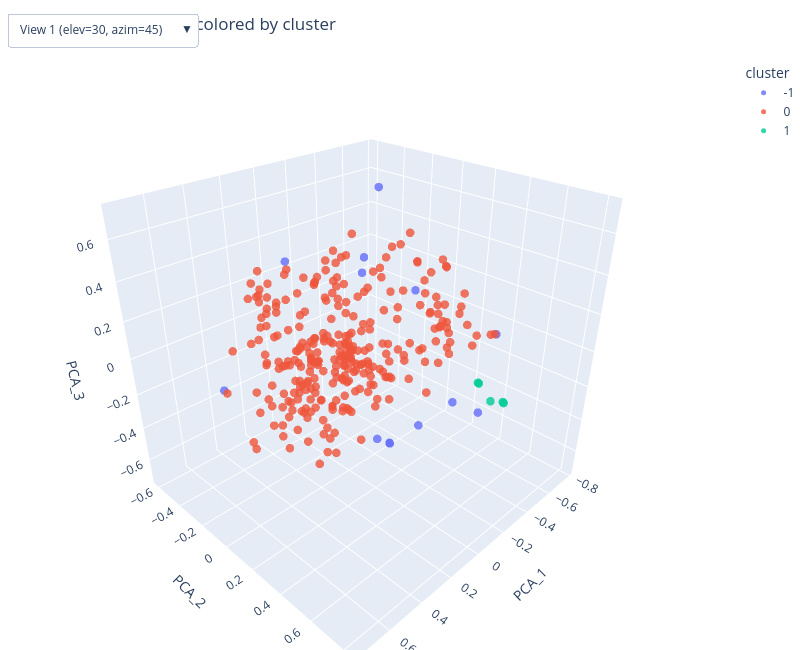
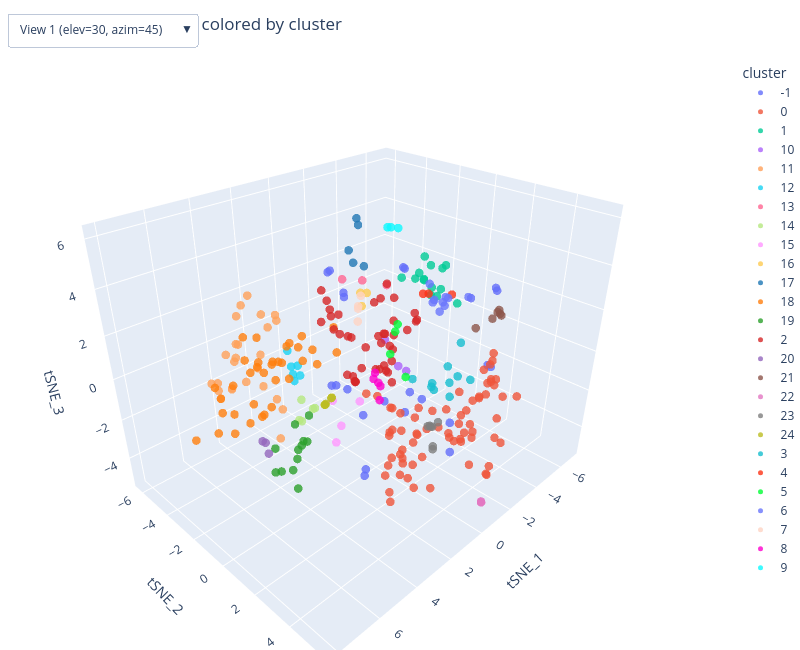
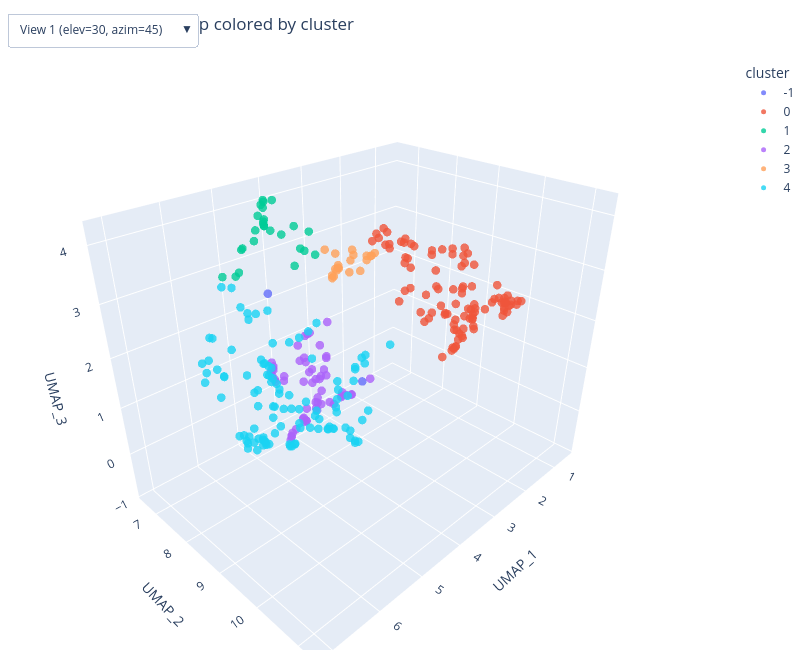
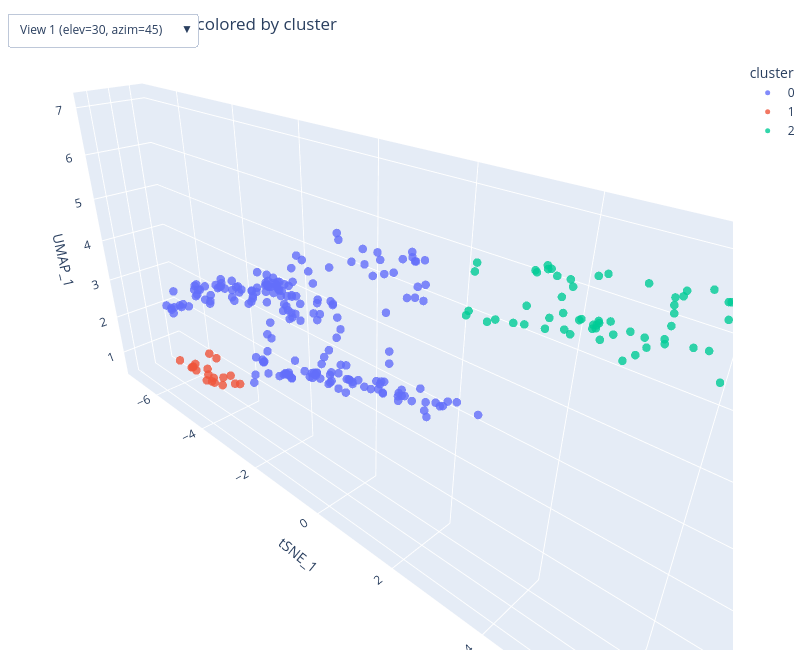

Notebook source saved alongside these figures, in order:
### Markdown cell above
## DBSCAN

### Code cell
dbscan_params = {
    "pca":  {"eps": 0.2, "min_samples": 5},
    "tsne": {"eps": 1.2, "min_samples": 3},
    "umap": {"eps": 0.8, "min_samples": 10},
    "mix":  {"eps": 0.8, "min_samples": 3},
}

for name, X in datasets.items():
    p = dbscan_params[name]
    
    db = DBSCAN(eps=p["eps"], min_samples=p["min_samples"])
    labels = db.fit_predict(X)

    scores = show_scores(f"DBSCAN on {name}", X, labels, y)
    append_result(rows, name, "dbscan", labels, scores["internal"], scores["external"], params=p)

    fig = plot_3d(X3d=X, y=labels, algorithm=f'DBSCAN on {name}', target_name="cluster")
    show(fig)

### Figure 1 — Plotly figure (JSON) as saved in the notebook; plotly's stock layout.template omitted (floating-point values rounded to 4 significant figures; data arrays with more than 128 entries replaced by an {"elided": "..."} marker saying what was removed)
{"data": [{"hovertemplate": "<b>cluster</b>: -1<br>PCA_1: %{x:.3f}<br>PCA_2: %{y:.3f}<br>PCA_3: %{z:.3f}<extra></extra>", "marker": {"color": "#636EFA", "line": {"width": 0}, "opacity": 0.8, "size": 5}, "mode": "markers", "name": "-1", "type": "scatter3d", "x": [-0.3079, 0.08627, 0.175, 0.04575, 0.04633, 0.7505, -0.7746, -0.285, -0.1248, 0.1334, -0.2847, -0.15, -0.203], "y": [-0.09565, 0.1887, 0.6143, 0.4586, 0.8192, 0.05989, 0.3322, 0.0318, -0.607, 0.2481, 0.02997, 0.5416, 0.01318], "z": [0.7137, 0.4847, -0.0558, 0.4767, 0.04671, 0.1282, -0.08842, -0.7079, 0.241, 0.5864, -0.7044, -0.127, -0.6433]}, {"hovertemplate": "<b>cluster</b>: 0<br>PCA_1: %{x:.3f}<br>PCA_2: %{y:.3f}<br>PCA_3: %{z:.3f}<extra></extra>", "marker": {"color": "#EF553B", "line": {"width": 0}, "opacity": 0.8, "size": 5}, "mode": "markers", "name": "0", "type": "scatter3d", "x": {"elided": "290 float values"}, "y": {"elided": "290 float values"}, "z": {"elided": "290 float values"}}, {"hovertemplate": "<b>cluster</b>: 1<br>PCA_1: %{x:.3f}<br>PCA_2: %{y:.3f}<br>PCA_3: %{z:.3f}<extra></extra>", "marker": {"color": "#00CC96", "line": {"width": 0}, "opacity": 0.8, "size": 5}, "mode": "markers", "name": "1", "type": "scatter3d", "x": [-0.4492, -0.4487, -0.4486, -0.4487, -0.4286], "y": [0.6273, 0.4737, 0.6224, 0.4677, 0.5649], "z": [-0.233, -0.1882, -0.2286, -0.1865, -0.242]}], "layout": {"height": 650, "legend": {"itemsizing": "trace", "title": {"text": "cluster"}}, "margin": {"b": 0, "l": 0, "r": 0, "t": 60}, "scene": {"aspectmode": "data", "camera": {"eye": {"x": 1.347, "y": 1.347, "z": 1.1}}, "xaxis": {"title": {"text": "PCA_1"}}, "yaxis": {"title": {"text": "PCA_2"}}, "zaxis": {"title": {"text": "PCA_3"}}}, "title": {"text": "3D DBSCAN on pca colored by cluster"}, "uirevision": "keep_view", "updatemenus": [{"buttons": [{"args": [{"scene.camera": {"eye": {"x": 1.347, "y": 1.347, "z": 1.1}}}], "label": "View 1 (elev=30, azim=45)", "method": "relayout"}, {"args": [{"scene.camera": {"eye": {"x": -0.55, "y": 0.9526, "z": 1.905}}}], "label": "View 2 (elev=60, azim=120)", "method": "relayout"}, {"args": [{"scene.camera": {"eye": {"x": -2.2, "y": 2.694e-16, "z": 0}}}], "label": "View 3 (elev=0, azim=180)", "method": "relayout"}], "showactive": true, "type": "dropdown", "x": 0.01, "xanchor": "left", "y": 1.08, "yanchor": "top"}], "width": 800}}

### Figure 2 — Plotly figure (JSON) as saved in the notebook; plotly's stock layout.template omitted (floating-point values rounded to 4 significant figures)
{"data": [{"hovertemplate": "<b>cluster</b>: -1<br>tSNE_1: %{x:.3f}<br>tSNE_2: %{y:.3f}<br>tSNE_3: %{z:.3f}<extra></extra>", "marker": {"color": "#636EFA", "line": {"width": 0}, "opacity": 0.8, "size": 5}, "mode": "markers", "name": "-1", "type": "scatter3d", "x": [-2.115, 2.106, -1.925, 1.334, -2.494, -2.587, 1.05, 3.107, 5.137, 4.684, 4.831, 5.26, 0.9626, 1.03, 3.141, 3.142, -3.076, -2.873, -6.549, -5.914, -5.786, -2.893, -0.3636], "y": [4.207, 5.631, 4.176, 4.964, -0.2803, 0.3773, 1.422, 2.262, 3.021, 3.97, 4.058, 2.94, -1.903, -1.699, 1.326, 1.35, -1.049, -1.254, -0.1822, 1.638, 1.653, -1.195, -2.233], "z": [0.7071, -0.4399, 0.8564, 0.112, -2.714, -2.842, -0.75, -0.008088, 2.564, -0.6982, -0.8483, 2.575, 3.854, 4.004, 4.727, 4.573, -4.501, 3.111, 0.7603, 1.95, 2.126, 3.063, -2.476]}, {"hovertemplate": "<b>cluster</b>: 0<br>tSNE_1: %{x:.3f}<br>tSNE_2: %{y:.3f}<br>tSNE_3: %{z:.3f}<extra></extra>", "marker": {"color": "#EF553B", "line": {"width": 0}, "opacity": 0.8, "size": 5}, "mode": "markers", "name": "0", "type": "scatter3d", "x": [-2.249, -4.45, -2.14, -1.707, 0.09939, -1.013, -4.435, -0.2305, -4.974, -6.336, 0.2486, 0.7417, 0.07589, 0.0303, -0.7576, -0.5817, 0.8038, -4.5, 1.967, 0.07882, 0.9449, 1.568, 1.101, 0.9057, 2.123, 1.748, 1.364, -0.07721, 1.995, -0.2676, 1.014, 0.7459, 1.512, 1.485, 1.893, 3.039, -0.1129, 2.365, 2.472, 2.612, 1.581, -2.109, -6.181, -5.399, -1.104, -1.957, -3.112, -4.959, -0.7837, -5.631, -6.203, -1.983, -1.113, 2.347, -3.092, -4.512, -6.212, 0.3043, -5.302, -5.161, -1.803, -3.87, 0.3899, -5.036, -4.038, -6.221, -4.531, -1.42], "y": [2.931, 1.097, 2.357, 2.472, 0.8739, 2.275, 3.292, 4.534, 2.951, 3.053, 1.797, 2.089, 4.635, 0.793, 1.725, 5.606, 4.044, 3.601, 3.816, 0.8733, 3.596, 2.836, 1.94, 3.911, 2.532, 3.41, 3.441, 0.8331, 3.816, -0.2318, 3.131, 4.784, 2.124, 3.424, 3.045, 4.202, -0.7609, 3.069, 3.173, 3.748, 2.296, 3.638, 1.182, 2.41, 5.205, 2.559, 2.522, 2.235, 2.035, 2.724, 1.495, 3.703, 5.166, 4.29, 2.268, 2.186, 1.59, 5.267, 2.205, 2.129, 3.123, 2.62, 1.946, 2.388, 2.174, 1.605, 2.905, 3.95], "z": [-3.589, -2.973, -3.516, -1.972, -3.078, -1.809, -4.477, -1.367, -3.827, -3.194, -3.896, -3.249, -1.586, -3.328, -1.801, -2.623, -0.8262, -4.634, -2.127, -1.791, -1.065, -3.43, -3.315, -3.877, -3.316, -3.157, -1.154, -1.913, -1.044, -1.883, -4.261, -1.124, -3.382, -0.3454, -0.1302, -0.6115, -1.926, -4.219, -0.5428, -0.2118, -4.668, -2.752, -2.463, -2.114, -3.597, -3.543, -2.685, -2.821, -4.262, -3.028, -2.038, -2.966, -3.581, -0.2536, -3.063, -2.754, -1.8, -2.244, -2.157, -2.342, -2.448, -2.333, -4.009, -2.093, -2.76, -1.387, -1.819, -1.858]}, {"hovertemplate": "<b>cluster</b>: 1<br>tSNE_1: %{x:.3f}<br>tSNE_2: %{y:.3f}<br>tSNE_3: %{z:.3f}<extra></extra>", "marker": {"color": "#00CC96", "line": {"width": 0}, "opacity": 0.8, "size": 5}, "mode": "markers", "name": "1", "type": "scatter3d", "x": [-1.72, -2.313, -1.961, -1.612, -2.252, -1.165, -1.77, -1.031, -0.829, -1.429, -1.331, -1.112, -0.2752, -0.505], "y": [2.63, 1.502, 1.61, 0.9706, 0.452, 2.219, 1.177, 1.874, 2.314, 1.14, 0.7705, 1.142, 2.457, 0.7727], "z": [3.098, 4.192, 4.202, 4.614, 3.281, 3.756, 4.261, 3.764, 3.6, 3.715, 3.694, 4.122, 3.883, 3.995]}, {"hovertemplate": "<b>cluster</b>: 10<br>tSNE_1: %{x:.3f}<br>tSNE_2: %{y:.3f}<br>tSNE_3: %{z:.3f}<extra></extra>", "marker": {"color": "#AB63FA", "line": {"width": 0}, "opacity": 0.8, "size": 5}, "mode": "markers", "name": "10", "type": "scatter3d", "x": [1.317, 1.261, 1.381], "y": [2.352, 1.585, 2.811], "z": [1.414, 2.236, 1.42]}, {"hovertemplate": "<b>cluster</b>: 11<br>tSNE_1: %{x:.3f}<br>tSNE_2: %{y:.3f}<br>tSNE_3: %{z:.3f}<extra></extra>", "marker": {"color": "#FFA15A", "line": {"width": 0}, "opacity": 0.8, "size": 5}, "mode": "markers", "name": "11", "type": "scatter3d", "x": [6.258, 4.937, 7.049, 6.542, 7.195, 8.014, 5.578, 6.881, 6.926, 5.909, 5.347, 6.406, 8.015, 7.842, 7.425, 6.144, 6.921, 5.678, 6.805, 6.684, 7.13, 6.469, 7.067, 7.146, 6.303], "y": [0.005185, -0.3094, 2.332, -0.01445, -0.8361, 0.4126, -0.2631, 2.329, -0.4661, 0.5164, 0.2868, -0.543, 1.224, -0.2564, -0.5438, -0.7092, 2.104, -0.5628, -0.3279, -0.1841, 0.369, 0.7641, 1.624, -0.2792, -0.9739], "z": [5.216, 3.918, 1.028, 4.95, 1.194, 2.468, 4.184, 2.108, 1.67, 4.094, 4.062, 4.313, 2.896, 2.374, 2.073, 1.489, 2.423, 1.932, 2.777, 3.462, 3.873, 3.359, 2.768, 3.205, 2.456]}, {"hovertemplate": "<b>cluster</b>: 12<br>tSNE_1: %{x:.3f}<br>tSNE_2: %{y:.3f}<br>tSNE_3: %{z:.3f}<extra></extra>", "marker": {"color": "#19D3F3", "line": {"width": 0}, "opacity": 0.8, "size": 5}, "mode": "markers", "name": "12", "type": "scatter3d", "x": [1.32, 1.469, 1.42, 1.681, 1.382, 1.142], "y": [-4.358, -3.357, -3.84, -3.595, -4.071, -3.906], "z": [-0.6206, -1.426, -1.953, -1.381, -1.303, -1.287]}, {"hovertemplate": "<b>cluster</b>: 13<br>tSNE_1: %{x:.3f}<br>tSNE_2: %{y:.3f}<br>tSNE_3: %{z:.3f}<extra></extra>", "marker": {"color": "#FF6692", "line": {"width": 0}, "opacity": 0.8, "size": 5}, "mode": "markers", "name": "13", "type": "scatter3d", "x": [-1.66, -0.774, -0.2714], "y": [-1.087, -1.671, -2.375], "z": [2.711, 3.022, 3.007]}, {"hovertemplate": "<b>cluster</b>: 14<br>tSNE_1: %{x:.3f}<br>tSNE_2: %{y:.3f}<br>tSNE_3: %{z:.3f}<extra></extra>", "marker": {"color": "#B6E880", "line": {"width": 0}, "opacity": 0.8, "size": 5}, "mode": "markers", "name": "14", "type": "scatter3d", "x": [1.025, 1.8, 1.844, 0.9041, 0.5411], "y": [-3.9, -2.997, -3.114, -3.237, -3.519], "z": [-3.189, -3.571, -3.545, -3.441, -3.705]}, {"hovertemplate": "<b>cluster</b>: 15<br>tSNE_1: %{x:.3f}<br>tSNE_2: %{y:.3f}<br>tSNE_3: %{z:.3f}<extra></extra>", "marker": {"color": "#FF97FF", "line": {"width": 0}, "opacity": 0.8, "size": 5}, "mode": "markers", "name": "15", "type": "scatter3d", "x": [4.713, 3.636, 4.309, 4.485], "y": [2.5, 2.62, 2.35, 2.104], "z": [-0.2932, 1.028, 0.1571, 1.212]}, {"hovertemplate": "<b>cluster</b>: 16<br>tSNE_1: %{x:.3f}<br>tSNE_2: %{y:.3f}<br>tSNE_3: %{z:.3f}<extra></extra>", "marker": {"color": "#FECB52", "line": {"width": 0}, "opacity": 0.8, "size": 5}, "mode": "markers", "name": "16", "type": "scatter3d", "x": [2.127, 1.909, 2.022], "y": [1.204, 1.246, 1.03], "z": [3.82, 4.289, 4.261]}, {"hovertemplate": "<b>cluster</b>: 17<br>tSNE_1: %{x:.3f}<br>tSNE_2: %{y:.3f}<br>tSNE_3: %{z:.3f}<extra></extra>", "marker": {"color": "#1F77B4", "line": {"width": 0}, "opacity": 0.8, "size": 5}, "mode": "markers", "name": "17", "type": "scatter3d", "x": [0.5622, 0.8224, 0.28, 0.2531, 0.9821], "y": [-0.243, -0.8155, -0.8439, -0.9569, -0.4083], "z": [4.489, 5.05, 5.927, 6.163, 4.705]}, {"hovertemplate": "<b>cluster</b>: 18<br>tSNE_1: %{x:.3f}<br>tSNE_2: %{y:.3f}<br>tSNE_3: %{z:.3f}<extra></extra>", "marker": {"color": "#FF7F0E", "line": {"width": 0}, "opacity": 0.8, "size": 5}, "mode": "markers", "name": "18", "type": "scatter3d", "x": [6.042, 4.07, 3.763, 4.297, 4.232, 5.514, 7.01, 2.743, 4.06, 3.708, 4.134, 3.734, 3.904, 5.94, 3.941, 5.42, 4.876, 6.154, 6.471, 6.215, 4.318, 5.609, 2.745, 5.683, 4.383, 3.987, 3.446, 6.431, 7.618, 4.768, 5.623, 6.5, 5.302, 4.73, 4.04], "y": [-1.969, 0.06397, -1.633, -0.4005, -0.6683, -1.621, -1.582, -2.534, -1.72, 0.4346, 0.7024, -2.927, 1.744, -1.904, -2.973, 1.482, 1.023, 0.2617, -2.017, -1.598, -1.488, -0.6516, -3.675, -1.024, -1.039, -3.015, 1.102, -2.081, -2.248, -2.397, 0.007051, -2.3, -1.923, -2.739, -2.804], "z": [-1.538, 2.881, 0.9096, 2.496, 2.227, -1.124, -0.8213, -0.676, 0.1958, 1.696, 2.596, -0.1268, 2.808, 0.6938, 0.4451, 3.516, 2.567, 0.5209, -0.3626, -0.3456, 1.251, -0.282, -0.4539, 0.1431, 1.464, 0.2205, 3.397, 0.2473, -1.187, 0.5561, 0.4813, 0.6698, 1.539, 2.005, 1.702]}, {"hovertemplate": "<b>cluster</b>: 19<br>tSNE_1: %{x:.3f}<br>tSNE_2: %{y:.3f}<br>tSNE_3: %{z:.3f}<extra></extra>", "marker": {"color": "#2CA02C", "line": {"width": 0}, "opacity": 0.8, "size": 5}, "mode": "markers", "name": "19", "type": "scatter3d", "x": [5.973, 4.649, 4.665, 6.41, 5.471, 4.692, 5.07, 4.52, 5.532, 4.613, 4.482, 6.303], "y": [1.741, 0.2057, 0.7972, 1.029, 0.8565, 0.6137, 0.654, 0.8031, -0.07922, 0.3907, -0.1157, 1.243], "z": [-2.139, -1.906, -1.183, -1.541, -2.074, -1.246, -1.875, -0.0468, -1.524, -1.618, -0.9388, -1.437]}, {"hovertemplate": "<b>cluster</b>: 2<br>tSNE_1: %{x:.3f}<br>tSNE_2: %{y:.3f}<br>tSNE_3: %{z:.3f}<extra></extra>", "marker": {"color": "#D62728", "line": {"width": 0}, "opacity": 0.8, "size": 5}, "mode": "markers", "name": "2", "type": "scatter3d", "x": [-2.956, -3.391, -3.904, -4.495, -4.368, -2.557, -1.994, -4.27, -3.187, -5.124, -4.836, -2.424, -4.566, -2.929, -5.847, -3.92, -4.875, -2.878, -2.423, -3.145, -3.711, -1.598, -2.166, -4.086, -2.694, -2.583, -5.772, -1.94, -3.056, -3.428, -2.624, -4.839, -2.27, -2.611, -3.198, -5.443, -4.472, -4.872, -3.835, -3.542], "y": [-3.628, -3.191, -2.683, -3.22, -3.595, -5.106, -3.944, -3.916, -4.607, -3.757, -4.185, -6.264, -3.291, -4.6, -2.925, -3.002, -3.629, -4.801, -5.334, -2.198, -3.803, -5.235, -5.308, -3.288, -2.337, -5.069, -2.799, -5.254, -4.505, -2.265, -3.576, -2.167, -5.344, -4.178, -4.593, -3.137, -3.788, -4.133, -3.499, -3.487], "z": [-1.856, -1.223, -0.3876, 0.4476, 1.107, -0.4418, -3.153, -3.785, -4.4, -2.051, -2.019, -1.224, -2.479, -1.668, -1.222, -3.439, -3.43, -1.662, -1.302, -1.281, 0.2683, 1.127, -0.1043, -3.53, -1.006, -1.527, -1.057, 0.4657, -4.237, -3.481, -2.877, -0.1264, -0.5158, -3.613, -4.38, -1.641, -3.595, -2.025, 0.5447, -3.297]}, {"hovertemplate": "<b>cluster</b>: 20<br>tSNE_1: %{x:.3f}<br>tSNE_2: %{y:.3f}<br>tSNE_3: %{z:.3f}<extra></extra>", "marker": {"color": "#9467BD", "line": {"width": 0}, "opacity": 0.8, "size": 5}, "mode": "markers", "name": "20", "type": "scatter3d", "x": [6.907, 6.983, 7.032], "y": [1.246, 1.188, 1.563], "z": [0.1935, 0.2645, -0.03881]}, {"hovertemplate": "<b>cluster</b>: 21<br>tSNE_1: %{x:.3f}<br>tSNE_2: %{y:.3f}<br>tSNE_3: %{z:.3f}<extra></extra>", "marker": {"color": "#8C564B", "line": {"width": 0}, "opacity": 0.8, "size": 5}, "mode": "markers", "name": "21", "type": "scatter3d", "x": [-6.605, -6.949, -6.222, -6.593, -6.618, -6.49], "y": [1.558, 1.181, 0.4679, 1.097, 1.472, 1.409], "z": [0.441, 0.4702, -0.4845, 0.1186, 0.4936, 0.608]}, {"hovertemplate": "<b>cluster</b>: 22<br>tSNE_1: %{x:.3f}<br>tSNE_2: %{y:.3f}<br>tSNE_3: %{z:.3f}<extra></extra>", "marker": {"color": "#E377C2", "line": {"width": 0}, "opacity": 0.8, "size": 5}, "mode": "markers", "name": "22", "type": "scatter3d", "x": [-1.145, -1.145, -1.129], "y": [5.064, 5.064, 5.066], "z": [-5.197, -5.195, -5.137]}, {"hovertemplate": "<b>cluster</b>: 23<br>tSNE_1: %{x:.3f}<br>tSNE_2: %{y:.3f}<br>tSNE_3: %{z:.3f}<extra></extra>", "marker": {"color": "#7F7F7F", "line": {"width": 0}, "opacity": 0.8, "size": 5}, "mode": "markers", "name": "23", "type": "scatter3d", "x": [-2.907, -1.916, -2.048, -2.909, -2.962, -3.195, -2.915], "y": [0.5497, 1.703, 1.603, 0.7286, 0.6336, 0.9261, 0.8216], "z": [-4.445, -4.63, -4.592, -4.377, -4.403, -4.162, -4.333]}, {"hovertemplate": "<b>cluster</b>: 24<br>tSNE_1: %{x:.3f}<br>tSNE_2: %{y:.3f}<br>tSNE_3: %{z:.3f}<extra></extra>", "marker": {"color": "#BCBD22", "line": {"width": 0}, "opacity": 0.8, "size": 5}, "mode": "markers", "name": "24", "type": "scatter3d", "x": [-0.7915, -1.223, -0.7987, -1.245, -0.8345], "y": [-4.326, -4.309, -4.325, -4.305, -4.309], "z": [-4.544, -4.333, -4.536, -4.321, -4.503]}, {"hovertemplate": "<b>cluster</b>: 3<br>tSNE_1: %{x:.3f}<br>tSNE_2: %{y:.3f}<br>tSNE_3: %{z:.3f}<extra></extra>", "marker": {"color": "#17BECF", "line": {"width": 0}, "opacity": 0.8, "size": 5}, "mode": "markers", "name": "3", "type": "scatter3d", "x": [-0.3034, -1.03, -0.8624, -1.188, -0.3102, -0.4552, -0.3838, -0.05725, 0.1372, 0.2166], "y": [4.552, 3.104, 3.038, 3.343, 3.954, 2.593, 2.783, 3.776, 3.089, 2.151], "z": [1.058, -0.7192, 0.7653, 1.83, 0.9436, -0.2093, -0.237, 0.6911, 0.4481, 0.2615]}, {"hovertemplate": "<b>cluster</b>: 4<br>tSNE_1: %{x:.3f}<br>tSNE_2: %{y:.3f}<br>tSNE_3: %{z:.3f}<extra></extra>", "marker": {"color": "#FD3216", "line": {"width": 0}, "opacity": 0.8, "size": 5}, "mode": "markers", "name": "4", "type": "scatter3d", "x": [-3.65, -2.852, -2.971], "y": [0.8829, -0.0535, 0.1472], "z": [2.258, 2.252, 2.284]}, {"hovertemplate": "<b>cluster</b>: 5<br>tSNE_1: %{x:.3f}<br>tSNE_2: %{y:.3f}<br>tSNE_3: %{z:.3f}<extra></extra>", "marker": {"color": "#00FE35", "line": {"width": 0}, "opacity": 0.8, "size": 5}, "mode": "markers", "name": "5", "type": "scatter3d", "x": [-0.7282, -0.6048, -0.6363, -0.3964], "y": [0.4319, 0.4157, 1.043, 0.3559], "z": [1.736, 1.432, -0.5006, 0.4288]}, {"hovertemplate": "<b>cluster</b>: 6<br>tSNE_1: %{x:.3f}<br>tSNE_2: %{y:.3f}<br>tSNE_3: %{z:.3f}<extra></extra>", "marker": {"color": "#6A76FC", "line": {"width": 0}, "opacity": 0.8, "size": 5}, "mode": "markers", "name": "6", "type": "scatter3d", "x": [-4.519, -5.068, -4.66, -5.128, -4.963, -4.534, -5.056, -5.487, -5.101], "y": [-0.1149, -0.5759, -0.374, -1.575, -1.117, -0.4257, -1.271, 0.4316, -0.4237], "z": [1.511, 0.7366, 1.119, 1.509, 0.8847, 0.671, 0.6715, 1.376, 1.171]}, {"hovertemplate": "<b>cluster</b>: 7<br>tSNE_1: %{x:.3f}<br>tSNE_2: %{y:.3f}<br>tSNE_3: %{z:.3f}<extra></extra>", "marker": {"color": "#FED4C4", "line": {"width": 0}, "opacity": 0.8, "size": 5}, "mode": "markers", "name": "7", "type": "scatter3d", "x": [-1.891, -1.593, -1.986, -1.807], "y": [-3.059, -2.788, -2.981, -2.982], "z": [0.949, 0.372, 1.467, 0.8858]}, {"hovertemplate": "<b>cluster</b>: 8<br>tSNE_1: %{x:.3f}<br>tSNE_2: %{y:.3f}<br>tSNE_3: %{z:.3f}<extra></extra>", "marker": {"color": "#FE00CE", "line": {"width": 0}, "opacity": 0.8, "size": 5}, "mode": "markers", "name": "8", "type": "scatter3d", "x": [-1.49, -1.679, -2.155, -1.77, -1.822], "y": [-1.253, -1.746, -1.982, -1.929, -1.523], "z": [-3.146, -1.952, -2.815, -2.402, -2.643]}, {"hovertemplate": "<b>cluster</b>: 9<br>tSNE_1: %{x:.3f}<br>tSNE_2: %{y:.3f}<br>tSNE_3: %{z:.3f}<extra></extra>", "marker": {"color": "#0DF9FF", "line": {"width": 0}, "opacity": 0.8, "size": 5}, "mode": "markers", "name": "9", "type": "scatter3d", "x": [-1.259, -0.7882, -0.9321], "y": [-0.156, -0.2931, -0.2436], "z": [5.587, 5.706, 5.683]}], "layout": {"height": 650, "legend": {"itemsizing": "trace", "title": {"text": "cluster"}}, "margin": {"b": 0, "l": 0, "r": 0, "t": 60}, "scene": {"aspectmode": "data", "camera": {"eye": {"x": 1.347, "y": 1.347, "z": 1.1}}, "xaxis": {"title": {"text": "tSNE_1"}}, "yaxis": {"title": {"text": "tSNE_2"}}, "zaxis": {"title": {"text": "tSNE_3"}}}, "title": {"text": "3D DBSCAN on tsne colored by cluster"}, "uirevision": "keep_view", "updatemenus": [{"buttons": [{"args": [{"scene.camera": {"eye": {"x": 1.347, "y": 1.347, "z": 1.1}}}], "label": "View 1 (elev=30, azim=45)", "method": "relayout"}, {"args": [{"scene.camera": {"eye": {"x": -0.55, "y": 0.9526, "z": 1.905}}}], "label": "View 2 (elev=60, azim=120)", "method": "relayout"}, {"args": [{"scene.camera": {"eye": {"x": -2.2, "y": 2.694e-16, "z": 0}}}], "label": "View 3 (elev=0, azim=180)", "method": "relayout"}], "showactive": true, "type": "dropdown", "x": 0.01, "xanchor": "left", "y": 1.08, "yanchor": "top"}], "width": 800}}

### Figure 3 — Plotly figure (JSON) as saved in the notebook; plotly's stock layout.template omitted (floating-point values rounded to 4 significant figures)
{"data": [{"hovertemplate": "<b>cluster</b>: -1<br>UMAP_1: %{x:.3f}<br>UMAP_2: %{y:.3f}<br>UMAP_3: %{z:.3f}<extra></extra>", "marker": {"color": "#636EFA", "line": {"width": 0}, "opacity": 0.8, "size": 5}, "mode": "markers", "name": "-1", "type": "scatter3d", "x": [3.851, 5.049], "y": [8.872, 7.84], "z": [1.118, 2.922]}, {"hovertemplate": "<b>cluster</b>: 0<br>UMAP_1: %{x:.3f}<br>UMAP_2: %{y:.3f}<br>UMAP_3: %{z:.3f}<extra></extra>", "marker": {"color": "#EF553B", "line": {"width": 0}, "opacity": 0.8, "size": 5}, "mode": "markers", "name": "0", "type": "scatter3d", "x": [2.106, 1.071, 2.181, 2.965, 2.329, 3.287, 2.702, 3.147, 3.57, 2.892, 3.093, 2.659, 3.286, 1.699, 3.422, 3.114, 2.927, 2.04, 2.986, 1.158, 0.8143, 3.137, 3.291, 3.265, 3.032, 3.116, 3.072, 2.925, 2.874, 3.233, 2.931, 1.85, 3.571, 3.402, 3.454, 3.245, 3.52, 3.371, 3.415, 2.931, 3.411, 3.515, 3.393, 3.587, 3.393, 3.581, 3.515, 3.225, 3.371, 3.445, 3.477, 3.811, 3.85, 4.321, 3.724, 3.84, 3.872, 4.149, 3.691, 2.189, 2.241, 0.6325, 2.624, 0.5612, 2.603, 2.227, 1.583, 0.8545, 2.147, 2.284, 2.744, 0.8057, 0.5687, 2.286, 2.624, 2.263, 2.129, 3.674, 2.628, 1.782, 1.061, 0.5514, 2.168, 2.992, 0.7722, 0.6368, 2.266, 1.155, 3.278, 2.136, 0.6607, 1.102, 0.5538, 0.8533, 2.137, 2.668, 2.581], "y": [9.969, 9.889, 9.981, 10.27, 10.02, 10.8, 10.11, 10.33, 9.085, 10.21, 10.34, 9.876, 10.78, 10.08, 9.023, 9.157, 10.46, 9.619, 9.845, 9.894, 9.785, 10.69, 9.459, 10.75, 9.097, 10.29, 9.623, 9.131, 9.975, 9.168, 10.32, 10.21, 9.464, 9.974, 9.841, 9.399, 10.78, 10.77, 10.23, 10.01, 10.81, 10.6, 9.594, 9.599, 9.97, 9.569, 10.6, 9.831, 8.943, 10.88, 9.451, 9.447, 9.193, 10.65, 10.8, 9.466, 9.124, 10.64, 10.9, 9.716, 9.407, 9.622, 9.753, 9.945, 9.461, 9.905, 9.961, 9.794, 9.548, 9.858, 10.43, 9.87, 9.577, 9.789, 9.523, 9.763, 9.611, 9.075, 9.709, 9.958, 9.971, 9.55, 9.584, 9.113, 9.813, 9.766, 9.787, 9.943, 10.6, 9.588, 9.911, 9.927, 9.425, 10.04, 9.631, 9.737, 9.411], "z": [2.366, 1.821, 2.27, 3.835, 2.883, 3.001, 3.451, 2.647, 4.008, 3.661, 3.579, 2.887, 3.129, 2.451, 3.888, 3.29, 3.591, 1.694, 3.693, 2.131, 2.126, 2.657, 2.981, 2.849, 3.353, 2.532, 2.836, 3.141, 3.615, 3.711, 3.744, 2.813, 2.829, 3.829, 2.72, 3.739, 3.008, 2.912, 2.96, 3.74, 3.091, 3.152, 3.793, 3.073, 2.632, 3.963, 2.7, 3.666, 3.63, 2.984, 3.837, 3.83, 4.018, 3.155, 2.846, 3.916, 3.88, 3.242, 2.738, 2.7, 1.188, 1.745, 2.361, 1.974, 2.79, 2.377, 2.303, 1.985, 1.349, 1.833, 2.36, 2.041, 1.844, 2.663, 2.766, 1.714, 1.448, 3.868, 2.365, 2.231, 1.924, 1.905, 1.435, 3.328, 1.898, 1.863, 2.785, 2.146, 2.63, 1.4, 1.923, 1.954, 1.866, 2.113, 1.47, 2.36, 3.07]}, {"hovertemplate": "<b>cluster</b>: 1<br>UMAP_1: %{x:.3f}<br>UMAP_2: %{y:.3f}<br>UMAP_3: %{z:.3f}<extra></extra>", "marker": {"color": "#00CC96", "line": {"width": 0}, "opacity": 0.8, "size": 5}, "mode": "markers", "name": "1", "type": "scatter3d", "x": [4.327, 4.224, 3.798, 4.561, 4.627, 4.143, 4.584, 4.264, 4.486, 4.626, 4.211, 4.516, 4.457, 4.961, 4.601, 4.598, 4.77, 4.457, 5.294, 4.944, 5.336, 5.688, 5.98, 5.806, 3.932, 3.833], "y": [7.172, 7.597, 7.631, 7.223, 7.287, 7.891, 7.411, 7.293, 7.065, 7.302, 7.551, 7.156, 7.1, 7.446, 7.261, 7.266, 7.343, 7.091, 7.58, 7.483, 7.604, 7.995, 7.969, 8.068, 7.392, 7.382], "z": [4.214, 3.834, 3.203, 3.942, 3.895, 3.791, 3.798, 3.613, 4.144, 3.861, 3.086, 4.12, 4.198, 3.722, 3.922, 3.848, 4.085, 4.225, 3.721, 3.913, 3.717, 3.545, 3.553, 3.539, 3.289, 3.216]}, {"hovertemplate": "<b>cluster</b>: 2<br>UMAP_1: %{x:.3f}<br>UMAP_2: %{y:.3f}<br>UMAP_3: %{z:.3f}<extra></extra>", "marker": {"color": "#AB63FA", "line": {"width": 0}, "opacity": 0.8, "size": 5}, "mode": "markers", "name": "2", "type": "scatter3d", "x": [3.727, 3.615, 3.356, 3.37, 3.273, 3.862, 3.69, 3.444, 3.81, 4.165, 3.96, 3.708, 4.096, 3.357, 3.681, 3.132, 3.275, 4.144, 3.26, 3.944, 2.942, 3.445, 3.358, 3.872, 3.923, 4.083, 3.631, 3.579, 4.21, 3.659, 4.299, 4.192, 3.304, 3.634, 4.151, 4.066, 3.754, 2.96, 4.225, 3.74, 4.183, 3.355, 3.823, 3.079, 4.184, 4.202, 4.073, 3.607, 3.876, 3.692, 3.027, 3.437, 3.817, 3.19, 4.259, 3.554, 3.544], "y": [7.046, 7.104, 7.162, 6.877, 8.503, 7.123, 8.423, 6.898, 7.426, 6.628, 7.279, 8.18, 8.699, 6.961, 7.01, 6.855, 6.781, 6.557, 7.054, 6.678, 6.874, 7.242, 7.025, 7.279, 6.667, 6.546, 8.065, 7.578, 7.158, 6.837, 6.784, 6.681, 6.969, 7.481, 7.123, 6.553, 8.213, 6.902, 6.732, 7.027, 8.454, 7.408, 7.222, 7.093, 7.122, 6.599, 7.151, 8.315, 7.15, 7.034, 6.888, 7.061, 7.253, 6.802, 7.183, 6.949, 7.215], "z": [0.2468, 0.4523, 0.998, 1.181, 0.7609, 0.8289, 0.5568, 1.187, 0.7396, 0.5765, -0.4194, 0.5003, 0.8553, -0.4682, -0.7617, -0.03407, -0.097, 0.3594, -0.1812, 0.2025, 0.4133, -0.3446, -0.4511, 0.9686, 0.2961, 0.2433, 0.3027, 0.5638, -0.8321, 0.9833, 0.8271, 0.5692, -0.3729, 0.5322, -0.7829, 0.177, 0.4607, 0.4732, 0.686, -0.7594, 0.5842, -0.2581, -0.2871, 1.397, -0.8411, 0.4933, -0.7131, 0.4606, -0.5483, -0.7548, 0.1698, -0.5372, 0.8361, -0.03396, -0.8815, 1.207, -0.4667]}, {"hovertemplate": "<b>cluster</b>: 3<br>UMAP_1: %{x:.3f}<br>UMAP_2: %{y:.3f}<br>UMAP_3: %{z:.3f}<extra></extra>", "marker": {"color": "#FFA15A", "line": {"width": 0}, "opacity": 0.8, "size": 5}, "mode": "markers", "name": "3", "type": "scatter3d", "x": [3.397, 3.596, 3.055, 3.086, 3.116, 3.197, 2.608, 2.118, 2.095, 2.523, 3.247, 2.362, 2.537, 2.162, 3.104, 3.186, 2.647, 2.16, 3.043, 2.068], "y": [7.724, 7.664, 7.423, 7.415, 7.488, 7.406, 7.263, 7.362, 7.37, 7.295, 7.505, 7.317, 7.271, 7.298, 7.496, 7.396, 7.338, 7.297, 7.33, 7.431], "z": [3.137, 3.251, 2.719, 2.619, 2.706, 2.546, 2.387, 2.616, 2.625, 2.737, 2.571, 2.36, 2.842, 2.527, 2.689, 2.483, 2.672, 2.616, 2.611, 2.686]}, {"hovertemplate": "<b>cluster</b>: 4<br>UMAP_1: %{x:.3f}<br>UMAP_2: %{y:.3f}<br>UMAP_3: %{z:.3f}<extra></extra>", "marker": {"color": "#19D3F3", "line": {"width": 0}, "opacity": 0.8, "size": 5}, "mode": "markers", "name": "4", "type": "scatter3d", "x": [5.014, 5.498, 5.996, 5.812, 5.761, 6.77, 6.012, 6.016, 6.358, 5.496, 5.737, 5.556, 5.811, 6.061, 5.793, 6.226, 6.113, 6.676, 5.877, 6.138, 5.57, 5.767, 5.85, 5.991, 5.976, 6.0, 6.709, 6.17, 6.259, 6.476, 5.26, 6.021, 6.842, 5.789, 6.089, 6.077, 6.285, 6.469, 6.103, 5.948, 6.087, 6.045, 6.08, 6.289, 6.665, 6.306, 6.165, 6.672, 6.101, 6.475, 5.904, 6.339, 5.958, 6.692, 6.845, 5.985, 5.926, 5.595, 6.843, 6.405, 6.896, 6.395, 5.878, 6.813, 5.916, 6.955, 6.875, 6.596, 6.744, 6.096, 5.597, 5.997, 6.041, 6.637, 6.688, 6.547, 6.972, 6.876, 6.545, 6.552, 6.572, 6.225, 5.602, 6.864, 6.87, 6.49, 6.559, 5.77, 7.002, 6.714, 5.852, 6.758, 6.983, 6.707, 7.101, 6.853, 5.806, 6.769, 6.624, 5.941, 6.677, 5.461, 5.737, 6.1, 5.282, 6.327], "y": [10.61, 9.58, 11.14, 8.422, 10.3, 8.795, 10.81, 9.569, 10.14, 8.746, 9.667, 10.64, 8.49, 8.875, 10.53, 11.26, 8.752, 9.93, 10.39, 9.272, 10.66, 8.238, 9.594, 8.868, 8.182, 9.006, 10.72, 11.13, 10.66, 9.857, 8.079, 9.269, 10.23, 8.479, 9.169, 8.933, 11.19, 9.385, 10.21, 8.328, 8.077, 9.018, 9.261, 10.04, 8.797, 9.012, 11.06, 8.605, 8.994, 9.164, 8.549, 11.15, 10.1, 10.87, 10.59, 10.5, 8.977, 10.62, 10.42, 8.906, 9.925, 10.78, 10.42, 10.14, 9.94, 9.115, 10.79, 9.136, 10.99, 10.8, 8.934, 10.54, 8.969, 11.16, 9.654, 11.04, 8.737, 8.767, 10.94, 9.497, 8.922, 8.763, 8.895, 9.107, 10.98, 9.707, 9.052, 10.63, 8.884, 8.596, 10.75, 9.179, 10.52, 9.452, 8.971, 9.445, 10.7, 9.385, 9.411, 8.478, 9.97, 8.857, 8.377, 9.312, 8.616, 9.89], "z": [3.026, 3.174, 2.621, 0.6104, 2.46, 2.583, 2.13, 3.048, 2.334, 0.5116, 3.157, 2.955, 0.5744, 3.273, 2.481, 2.643, 3.152, 2.933, 2.171, 2.367, 3.105, 2.951, 3.07, 2.386, 3.438, 2.407, 2.901, 2.194, 2.245, 2.519, 2.765, 2.112, 2.65, 0.5164, 2.233, 2.522, 2.3, 1.443, 2.22, 3.15, 3.453, 2.277, 2.938, 2.007, 2.412, 2.067, 2.139, 2.992, 0.9731, 1.561, 0.6034, 2.356, 1.944, 2.745, 2.793, 2.359, 2.332, 3.053, 2.709, 1.237, 2.541, 2.333, 2.706, 2.414, 2.892, 2.328, 2.607, 1.329, 2.629, 2.222, 0.6261, 2.518, 2.459, 2.663, 2.577, 2.56, 2.745, 2.768, 2.504, 1.606, 2.887, 0.9473, 0.6089, 2.645, 2.705, 1.761, 1.313, 2.76, 2.663, 3.014, 3.034, 1.572, 2.552, 2.742, 2.583, 1.777, 3.028, 1.458, 1.363, 0.7261, 2.453, 0.5672, 0.5076, 2.271, 0.3276, 2.439]}], "layout": {"height": 650, "legend": {"itemsizing": "trace", "title": {"text": "cluster"}}, "margin": {"b": 0, "l": 0, "r": 0, "t": 60}, "scene": {"aspectmode": "data", "camera": {"eye": {"x": 1.347, "y": 1.347, "z": 1.1}}, "xaxis": {"title": {"text": "UMAP_1"}}, "yaxis": {"title": {"text": "UMAP_2"}}, "zaxis": {"title": {"text": "UMAP_3"}}}, "title": {"text": "3D DBSCAN on umap colored by cluster"}, "uirevision": "keep_view", "updatemenus": [{"buttons": [{"args": [{"scene.camera": {"eye": {"x": 1.347, "y": 1.347, "z": 1.1}}}], "label": "View 1 (elev=30, azim=45)", "method": "relayout"}, {"args": [{"scene.camera": {"eye": {"x": -0.55, "y": 0.9526, "z": 1.905}}}], "label": "View 2 (elev=60, azim=120)", "method": "relayout"}, {"args": [{"scene.camera": {"eye": {"x": -2.2, "y": 2.694e-16, "z": 0}}}], "label": "View 3 (elev=0, azim=180)", "method": "relayout"}], "showactive": true, "type": "dropdown", "x": 0.01, "xanchor": "left", "y": 1.08, "yanchor": "top"}], "width": 800}}

### Figure 4 — Plotly figure (JSON) as saved in the notebook; plotly's stock layout.template omitted (floating-point values rounded to 4 significant figures; data arrays with more than 128 entries replaced by an {"elided": "..."} marker saying what was removed)
{"data": [{"hovertemplate": "<b>cluster</b>: 0<br>PCA_1: %{x:.3f}<br>tSNE_1: %{y:.3f}<br>UMAP_1: %{z:.3f}<extra></extra>", "marker": {"color": "#636EFA", "line": {"width": 0}, "opacity": 0.8, "size": 5}, "mode": "markers", "name": "0", "type": "scatter3d", "x": {"elided": "203 float values"}, "y": {"elided": "203 float values"}, "z": {"elided": "203 float values"}}, {"hovertemplate": "<b>cluster</b>: 1<br>PCA_1: %{x:.3f}<br>tSNE_1: %{y:.3f}<br>UMAP_1: %{z:.3f}<extra></extra>", "marker": {"color": "#EF553B", "line": {"width": 0}, "opacity": 0.8, "size": 5}, "mode": "markers", "name": "1", "type": "scatter3d", "x": [-0.3876, -0.05158, -0.09913, -0.1401, 0.08139, -0.4715, -0.2864, -0.2242, -0.1658, -0.4205, -0.2233, -0.4024, -0.2946, -0.2872, -0.2506, -0.2798, -0.2222, -0.3753, -0.1884], "y": [-4.45, -4.435, -4.974, -6.336, -4.5, -6.181, -5.399, -4.959, -5.631, -6.203, -4.512, -6.212, -5.302, -5.161, -3.87, -5.036, -4.038, -6.221, -4.531], "z": [1.071, 1.699, 1.158, 0.8143, 1.85, 0.6325, 0.5612, 0.8545, 0.8057, 0.5687, 1.061, 0.5514, 0.7722, 0.6368, 1.155, 0.6607, 1.102, 0.5538, 0.8533]}, {"hovertemplate": "<b>cluster</b>: 2<br>PCA_1: %{x:.3f}<br>tSNE_1: %{y:.3f}<br>UMAP_1: %{z:.3f}<extra></extra>", "marker": {"color": "#00CC96", "line": {"width": 0}, "opacity": 0.8, "size": 5}, "mode": "markers", "name": "2", "type": "scatter3d", "x": [0.2035, 0.4089, 0.3144, 0.1147, 0.2515, 0.2612, 0.1671, 0.3779, 0.2834, 0.319, 0.4646, 0.1522, 0.2962, 0.2848, 0.08198, 0.2674, 0.06133, 0.1536, 0.4232, 0.3382, 0.3196, 0.2448, 0.08679, 0.3335, 0.07662, 0.1727, 0.418, 0.209, 0.3381, 0.09952, 0.2817, 0.3078, 0.1704, 0.138, 0.346, 0.3378, 0.077, 0.1814, 0.4458, 0.2221, 0.5424, 0.4606, 0.3615, 0.1383, 0.3682, 0.1188, 0.387, 0.4146, 0.5481, 0.4093, 0.4386, 0.3449, 0.4814, 0.2341, 0.5311, 0.4228, 0.4522, 0.2563, 0.6357, 0.355, 0.541, 0.3499, 0.3478, 0.5082, 0.3153, 0.3643, 0.04575, 0.3617, 0.581, 0.3569, 0.2152, 0.5178, 0.4023, 0.3888, 0.7004, 0.3079, 0.4985, 0.4572, 0.4786, 0.4416, 0.7505, 0.4621, 0.3913, 0.2485, 0.07485, 0.1397], "y": [3.107, 6.258, 5.137, 6.042, 4.937, 4.713, 7.049, 3.636, 4.684, 4.07, 6.542, 4.831, 7.195, 5.26, 5.973, 4.309, 4.649, 4.665, 8.014, 5.578, 6.881, 6.907, 6.41, 6.926, 5.471, 4.692, 5.909, 3.763, 4.297, 5.07, 4.52, 4.232, 5.514, 5.532, 5.347, 7.01, 2.743, 4.06, 6.406, 3.708, 8.015, 7.842, 4.134, 4.613, 7.425, 3.734, 6.144, 6.921, 3.904, 5.678, 4.485, 5.94, 6.805, 3.941, 6.684, 5.42, 4.876, 4.482, 7.13, 6.154, 6.469, 6.471, 6.215, 7.067, 4.318, 5.609, 2.745, 5.683, 7.146, 4.383, 3.987, 3.446, 6.431, 7.618, 3.141, 4.768, 6.303, 5.623, 6.5, 5.302, 3.142, 4.73, 4.04, 6.983, 6.303, 7.032], "z": [5.498, 5.996, 5.761, 6.77, 6.012, 6.016, 6.358, 5.737, 6.061, 5.793, 6.226, 6.113, 6.676, 5.877, 6.138, 5.85, 5.991, 6.0, 6.709, 6.17, 6.259, 6.476, 6.021, 6.842, 6.089, 6.077, 6.285, 6.469, 6.103, 6.045, 6.08, 6.289, 6.665, 6.306, 6.165, 6.672, 6.101, 6.475, 6.339, 5.958, 6.692, 6.845, 5.985, 5.926, 6.843, 6.405, 6.896, 6.395, 5.878, 6.813, 5.916, 6.955, 6.875, 6.596, 6.744, 6.096, 5.997, 6.041, 6.637, 6.688, 6.547, 6.972, 6.876, 6.545, 6.552, 6.572, 6.225, 6.864, 6.87, 6.49, 6.559, 5.77, 7.002, 6.714, 5.852, 6.758, 6.983, 6.707, 7.101, 6.853, 5.806, 6.769, 6.624, 6.677, 6.1, 6.327]}], "layout": {"height": 650, "legend": {"itemsizing": "trace", "title": {"text": "cluster"}}, "margin": {"b": 0, "l": 0, "r": 0, "t": 60}, "scene": {"aspectmode": "data", "camera": {"eye": {"x": 1.347, "y": 1.347, "z": 1.1}}, "xaxis": {"title": {"text": "PCA_1"}}, "yaxis": {"title": {"text": "tSNE_1"}}, "zaxis": {"title": {"text": "UMAP_1"}}}, "title": {"text": "3D DBSCAN on mix colored by cluster"}, "uirevision": "keep_view", "updatemenus": [{"buttons": [{"args": [{"scene.camera": {"eye": {"x": 1.347, "y": 1.347, "z": 1.1}}}], "label": "View 1 (elev=30, azim=45)", "method": "relayout"}, {"args": [{"scene.camera": {"eye": {"x": -0.55, "y": 0.9526, "z": 1.905}}}], "label": "View 2 (elev=60, azim=120)", "method": "relayout"}, {"args": [{"scene.camera": {"eye": {"x": -2.2, "y": 2.694e-16, "z": 0}}}], "label": "View 3 (elev=0, azim=180)", "method": "relayout"}], "showactive": true, "type": "dropdown", "x": 0.01, "xanchor": "left", "y": 1.08, "yanchor": "top"}], "width": 800}}
